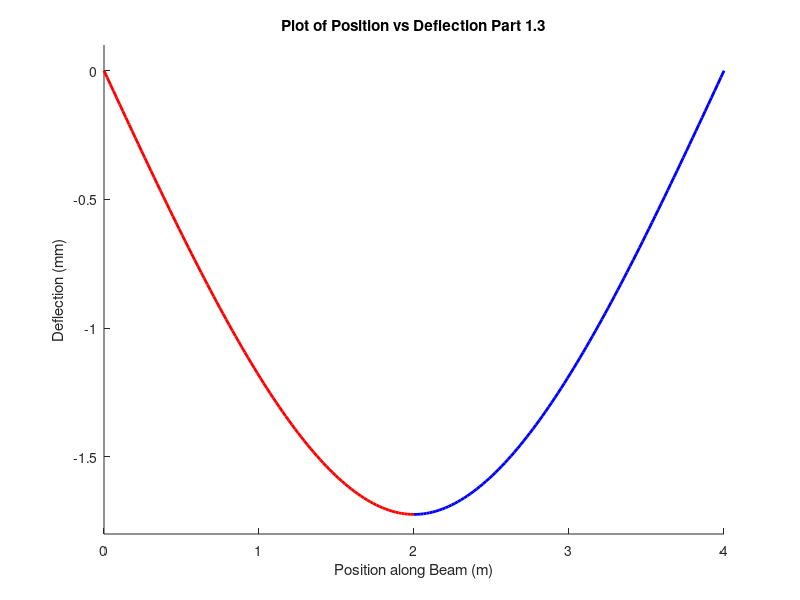

Here is the MATLAB script that generated this plot:
clear;
clc;
close all;

P = 222.4; % N
L = 4; % m
E = 6.95*10^10; % Pa
I = 2.475*10^-6; % m^4
a = 2;
EI = E*I;

x1 = linspace(0, a);
x2 = linspace(a, L);


c_1 = -(P*L*a)/(3*E*I) + (P*a^2)/(2*E*I) - (P*a^3)/(6*E*I*L);
c_3 = (-1*P*L*a)/(3*EI) - P*(a^3)/(6*EI*L);
c_4 = P*(a^3)/(6*EI);

y_1 = (10^3)*((1-(a/L))*(P*(x1.^3)/(6*EI))+c_1.*x1);  % mm 
y_2 = (10^3)*((a*P/(EI))*((0.5*x2.^2)-(1/(6*L))*(x2.^3))+c_3.*x2+c_4);         

% y_1 = @(x) (10^3)*((1-(a/L))*(P*(x^3)/(6*EI))+c_1*x);
% y_2 = @(x) (10^3)*((a*P/(EI))*((0.5*x^2)-(1/(6*L))*(x^3))+c_3*x+c_4);         

figure();
hold on;
plot(x1, y_1,'r', 'LineWidth', 2);
plot(x2, y_2,'b', 'LineWidth', 2);
xlim([0 L]);
ylim([-1.8 0.1]);
xlabel('Position along Beam (m)');
ylabel('Deflection (mm)');
title('Plot of Position vs Deflection Part 1.3');


